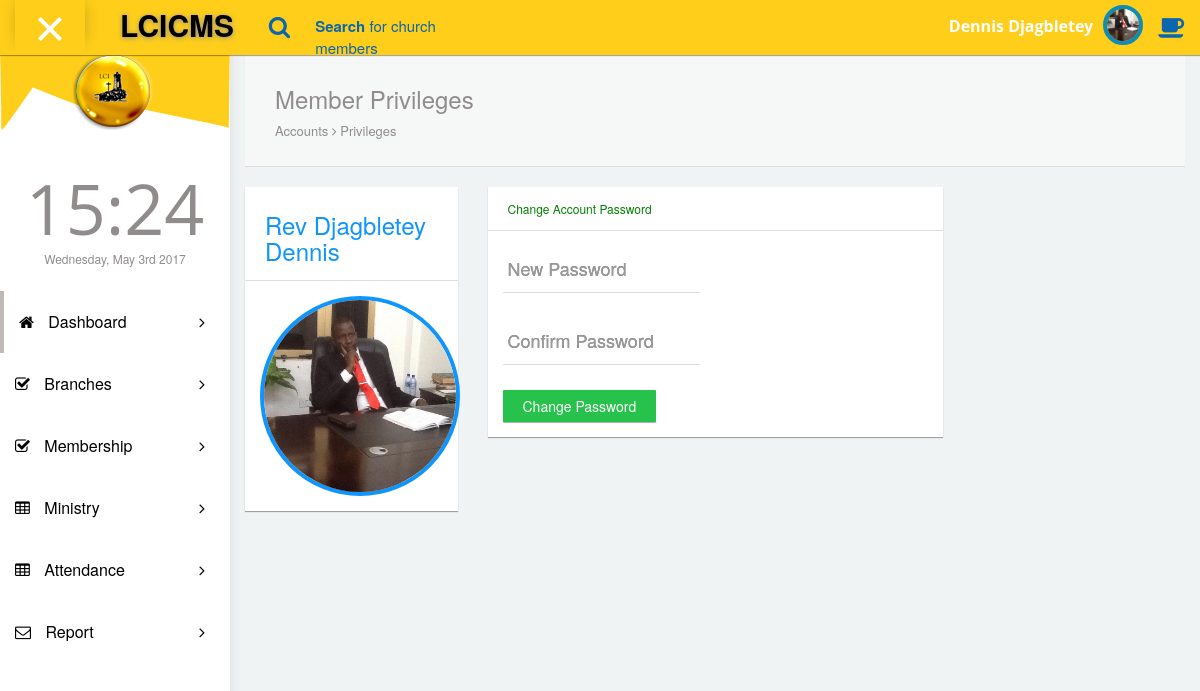
The page /cms/manage_account.php (signed in) on the database its author committed.
### tables this page shows
CREATE TABLE `accounts` (
  `accountid` int(250) NOT NULL,
  `username` varchar(250) NOT NULL,
  `password` varchar(250) NOT NULL,
  `realpass` varchar(255) NOT NULL,
  `account_type` int(255) NOT NULL,
  `memberid` int(255) NOT NULL,
  `administrator` int(255) NOT NULL,
  `ministry_head` int(255) NOT NULL,
  `shepherd` int(255) NOT NULL,
  `data_entry` int(255) NOT NULL,
  `follow_up` int(255) NOT NULL,
  `account` int(255) NOT NULL,
  `information` int(255) NOT NULL,
  `date` varchar(250) NOT NULL
);

CREATE TABLE `member` (
  `memberid` int(250) NOT NULL,
  `salutation` varchar(50) NOT NULL,
  `firstname` varchar(250) NOT NULL,
  `lastname` varchar(250) NOT NULL,
  `dob` varchar(255) NOT NULL,
  `gender` varchar(50) NOT NULL,
  `maritalstatus` varchar(250) NOT NULL,
  `occupation` varchar(250) NOT NULL,
  `nationality` varchar(250) NOT NULL,
  `residence` varchar(255) NOT NULL,
  `post_address` varchar(255) NOT NULL,
  `directiontohse` text NOT NULL,
  `mobile1` varchar(250) NOT NULL,
  `mobile2` varchar(255) NOT NULL,
  `email` varchar(250) NOT NULL,
  `branch_id` int(250) NOT NULL,
  `cp` int(250) NOT NULL,
  `cp_rel` varchar(255) NOT NULL,
  `cp_mobile` varchar(255) NOT NULL,
  `date` timestamp(6) NOT NULL DEFAULT CURRENT_TIMESTAMP(6) ON UPDATE CURRENT_TIMESTAMP(6),
  `picture` text NOT NULL,
  `lng` double NOT NULL,
  `lat` double NOT NULL,
  `bday` varchar(255) NOT NULL,
  `yearjoin` varchar(50) NOT NULL
);

### cms/database/database.php (called while the page is built, shortened)
<?php
class Database_conn {
    private $host = "localhost";
    private $user = "lcinavro_user";
    private $password = "lcinavro1234";
    private $database = "lcinavro_cms";
    function connectDB() {
        $conn = mysqli_connect($this->host, $this->user, $this->password, $this->database);
        return $conn;
    }
    function queryrow($query) {
        $result = mysqli_query($this->connectDB(), $query);
        $rows = mysqli_num_rows($result);
        return $rows;
    }
}
$process = new Database_conn();
?>

### cms/manage_account.php (the view, shortened to what this page needs)
<!DOCTYPE html>
<html lang="en">
<head>
  <?php
			  include('database/database.php');
include('loadmenu.php');
  ?>
  <link rel="stylesheet" type="text/css" href="asset/css/bootstrap.min.css">
  <link rel="stylesheet" type="text/css" href="asset/css/plugins/font-awesome.min.css"/>
  <link rel="stylesheet" type="text/css" href="asset/css/plugins/datatables.bootstrap.min.css"/>
  <link rel="stylesheet" type="text/css" href="asset/css/plugins/animate.min.css"/>
  <link href="asset/css/style.css" rel="stylesheet">
</head>
<body id="LCICMS" class="dashboard">
 <?php
										$tablequeryhead="SELECT * FROM member INNER JOIN accounts ON accounts.memberid=member.memberid WHERE accounts.accountid='".$_SESSION['accountid']."'";
										$tableresulthead = mysqli_query($process->connectDB(),$tablequeryhead);
										$tablerowshead=mysqli_fetch_assoc($tableresulthead);
										  ?>
        <nav class="navbar navbar-default header navbar-fixed-top">
          <div class="col-md-12 nav-wrapper">
            <div class="navbar-header" style="width:100%;">
              <div class="opener-left-menu is-open">
                <span class="bottom"></span>
              </div>
                <a href="index.php" class="navbar-brand">
                 <b>LCICMS</b>
                </a>
              <ul class="nav navbar-nav search-nav">
                <li>
                   <div class="search">
                    <span class="fa fa-search icon-search" style="font-size:23px;"></span>
                    <div class="form-group form-animate-text">
                      <input type="text" class="form-text" required>
                      <label class="label-search"><b>Search</b> for church members </label>
                    </div>
                  </div>
                </li>
              </ul>
              <ul class="nav navbar-nav navbar-right user-nav">
                <li class="user-name"><span><?php echo $tablerowshead['firstname'].' '.$tablerowshead['lastname']; ?></span></li>
                  <li class="dropdown avatar-dropdown">
                   <img src="form/img/img_member/<?php echo $tablerowshead['picture']; ?>" class="img-circle avatar" alt="user name" data-toggle="dropdown" aria-haspopup="true" aria-expanded="true"/>
                </li>
                <li ><a href="#" class="opener-right-menu"><span class="fa fa-coffee"></span></a></li>
              </ul>
            </div>
          </div>
        </nav>
      <div class="container-fluid LCICMS-wrapper">
            <div id="left-menu">
             <?php echo left_menu();  ?>
			</div>
            <div id="content">
               <div class="panel box-shadow-none content-header">
                  <div class="panel-body">
                    <div class="col-md-12">
                        <h3 class="animated fadeInLeft">Member Privileges</h3>
                        <p class="animated fadeInDown">
                          Accounts <span class="fa-angle-right fa"></span> Privileges
                        </p>
                    </div>
                  </div>
              </div>
              <div class="top-20 padding-0">
			   <?php
											$accid=$_SESSION['accountid'];
											$memid=$_SESSION['memberid'];
										$tablequeryacc="SELECT * FROM accounts WHERE accountid='".$accid."' && memberid='".$memid."'";
										$tableresultacc = mysqli_query($process->connectDB(),$tablequeryacc);
		                                $tablerowsacc=$process->queryrow($tablequeryacc);
		                                if($tablerowsacc>0){
										$tablerowsacc=mysqli_fetch_assoc($tableresultacc);
										$tablequerymem="SELECT * FROM member WHERE memberid='".$tablerowsacc['memberid']."'";
										$tableresultmem = mysqli_query($process->connectDB(),$tablequerymem);
										$tablerowsmem=mysqli_fetch_assoc($tableresultmem);
										  ?>
			  <div class="row">
				<div class="col-md-3">
                  <div class="panel">
                    <div class="panel-heading" style="background:#fff;"><h3 style="color:#0f95fc; "><?php echo $tablerowsmem['salutation'].' '.$tablerowsmem['lastname'].' '.$tablerowsmem['firstname']; ?></h3></div>
                    <div class="panel-body">
                      <div class="responsive-table" style="border:4px solid #0f95fc; min-height:200px; min-width:200px;
						max-width:200px;
					  border-radius:50%;">
					  <img src="<?php echo $tablerowsmem['picture']; ?>" style=" min-height:192px; min-width:192px;
						max-width:192px;
					  border-radius:50%;"/>
					  </div>
					  </div>
					  </div>
					  </div>
					  <div class="col-md-6">
                  <div class="panel">
                    <div class="panel-heading" style="background:#fff;"><h6 style="color:green; ">Change Account Password</h6></div>
                    <div class="panel-body">
                      <div class="responsive-table">
					  <form class="cmxform" method="post" action="change_pass.php"  >
					 <div class="row">
								 <div class="form-group form-animate-text col-md-6" style="margin-top:0px !important;">
                              <input type="password" class="form-text" id="password"  style=" color:#337ab7;" placeholder="New Password" name="password" required>
                              <label>New Password</label>
                            </div>
                        </div>
						 <div class="row">
						 <div class="form-group form-animate-text col-md-6" style="margin-top:0px !important;">
                              <input type="password" class="form-text" id="confirm_password" style=" color:#337ab7;" placeholder="Confirm Password" name="confirm_password" required>
                              <label>Confirm Password</label>
                            </div>
							 </div>
                              <input class="submit btn btn-success" type="submit" value="Change Password" name="pass"/>
						</form>
					  </div>
					  </div>
					  </div>
					  </div>
			  </div>
            </div>
      </div>
<?php
										}else{
											echo 'Something Went Wrong';
										}
?>
</body>
</html>

### rows shown on the page
accounts: memberid.firstname "Dennis", memberid.lastname "Djagbletey", memberid.picture (picture)
member: salutation "Rev", lastname "Djagbletey", firstname "Dennis", picture (picture)
